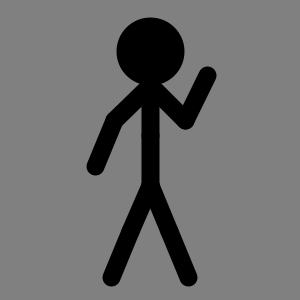
Frame 1 (no input)
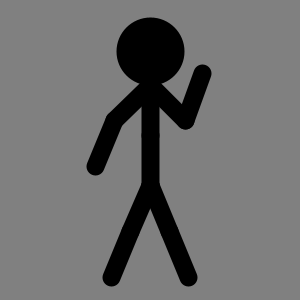
Frame 60 (the mouse pressed at the canvas centre just before this capture)
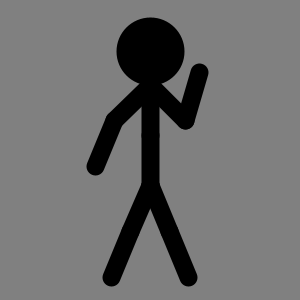
Frame 120 (the mouse held since frame 60 and released just before this capture)

The Processing sketch that drew these frames (run headless with seeded random() and noise(); from frame 60 on, the mouse is pressed at the canvas centre):

// Processing sketch: HelloWorld
// ── HelloWorld.pde

StickFigure stickFigure;

void setup() {
  size(300, 300);
  stickFigure = new StickFigure(50); // Create a size 50 stick figure
  strokeWeight(18);
  stroke(0);
  fill(0);

  stickFigure.pv.y = 185; // Place the stick figure so it's slightly more central
}

void draw() {
  background(128);
  stickFigure.rightHand().heading = (0.25 * sin(frameCount/10.0)) + 2; // Wave!
  stickFigure.draw();
}


/**
 * Each of a StickPuppet's joints is represented by a vertex in a tree.
 * The tree structure means that each vertex has a parent and children.
 * The parent will be null for the root vertex.
 * The children will be empty for a leaf vertex.
 */

class Vertex {

  /**
   * An integer which is unique to this vertex.
   * Typically an index in an ArrayList&gt;Vertex&lt;
   * @see StickPuppet#vertices
   */
  int index;

  /***
   * Our parent vertex.  The parent will be null if we are the root vertex.
   */
  Vertex parent;
  
  /***
   * Any child vertices.  Will be empty if we are a leaf vertex.
   */
  ArrayList<Vertex> children;

  /**
   * The distance from this vertex to our parent vertex.
   */
  float magnitude;

  /**
   * The direction of our parent vertex from this vertex.
   */
  float heading;

  /**
   * How big the points you drag around with your mouse to manipulate the StickPuppet are (sometimes called lugs, handles or pivots).
   */
  static final float pointSize = 10;

  /**
   * @param _index The unique index of the vertex we are creating.
   */
  Vertex(int _index) {
    index = _index;
    children = new ArrayList<Vertex>();
  }

  /**
   * Adds a child vertex to this vertex
   * @param child The child vertex we are adding
   */
  void addChild(Vertex child) {
    child.parent = this;
    children.add(child);
  }

  /**
   * Calculate's the position of this vertex from the position of its parent vertex.
   * @param pvParent PVector representing the position of our parent
   * @return         Our position
   */
  PVector getVector(PVector pvParent) {
    
    PVector pv = pvParent.get();
    
    if (parent != null) {
      PVector pvRelative = PVector.fromAngle(heading);
      pvRelative.mult(magnitude);
      pv.sub(pvRelative);
    }
    
    return pv;
  }

  /**
   * Draw a line to our parent vertex, then recursively call our children so that all lines between vertices are drawn.
   * @param pvParent PVector representing the position of our parent
   */
  void draw(PVector pvParent) {

    PVector pv = getVector(pvParent);
    line(pvParent.x, pvParent.y, pv.x, pv.y);
    
    for (int n = 0; n < children.size(); ++n) {

      Vertex child = children.get(n);
      child.draw(pv);
    }
  }

  /**
   * Draw a point at our present location (to show we can be dragged around with the mouse to manipulate the StickPuppet).
   * Then recursively calls our children so that all points are drawn.
   * @param pvParent PVector representing the position of our parent
   */
  void drawPoints(PVector pvParent) {

    PVector pv = getVector(pvParent);
    rect(pv.x, pv.y, pointSize, pointSize);

    for (int n = 0; n < children.size(); ++n) {

      Vertex child = children.get(n);
      child.drawPoints(pv);
    }
  }

  /**
   * Rotate this vertex around its parent.  Then call our children recursively so that they rotate with
   * us (thus staying in the same position with respect to us).
   * @param angle The amount to rotate by
   */
  void rotate(float angle) {

    // Update heading - to do this the angle needs to be expressed within the range -PI to PI
    angle = angle - TWO_PI * floor( angle / TWO_PI );      
    
    if (angle > PI)
      angle -= TWO_PI;
    
    heading += angle;
    
    // Done updating heading - now recurse to the children
    
    for (int n = 0; n < children.size(); ++n) {

      Vertex child = children.get(n);
      child.rotate(angle);
    }
  }

  /**
   * Calculate the direction of our parent vertex as somewhere in between the directions of the two given vertices.
   * Then call our children recursively so they get tweened too.
   * The parameters are based on Processing's <A href="https://processing.org/reference/map_.html" target="_top">map()</A>
   * function - in fact the only difference should be that we are not mapping to floats we are mapping to vertices.
   * @param value The incoming value to be converted
   * @param start The lower bound of the value's current range
   * @param stop The upper bound of the value's current range
   * @param parentA The desired vertex's lower bound
   * @param parentB The desired vertex's upper bound
   */
  void tween(float value, float start, float stop, Vertex parentA, Vertex parentB) {

    if (children.size() != parentA.children.size() || children.size() != parentB.children.size()) {
      println("Can't tween, trees differ");
      return;
    }

    for (int n = 0; n < children.size(); ++n) {
      Vertex a = parentA.children.get(n);
      Vertex b = parentB.children.get(n);
      Vertex c = children.get(n);
      
      float heading = map(value, start, stop, a.heading, b.heading);
      
      float angle = heading - c.heading;
    
      c.rotate(angle);
      c.tween(value, start, stop, a, b);
    }

  }

  /**
   * Called to determine which vertex, if any, the mouse is currently over.  If the mouse is not over this particular vertex, then our children are called recursively so they get hit tested too.
   * @param pvParent The position of our parent vertex
   * @return The index of the vertex the mouse is over, or -1 if the mouse is not currently over any vertex
   */
  int hitTest(PVector pvParent) {

    PVector pv = getVector(pvParent);

    if ( (abs(pv.x - mouseX) <= pointSize) && abs(pv.y - mouseY) <= pointSize) {
      return index;
    }
    
    for (int n = 0; n < children.size(); ++n) {

      Vertex child = children.get(n);
      int nHit = child.hitTest(pv);

      if (nHit != -1) {
        return nHit;
      }
    }
 
    return -1;
  }

  /**
   * If this vertex is being dragged by the mouse then rotate appropriately in order to follow the mouse,
   * otherwise call our children recursively in case one of them is being dragged.
   * @param currentDrag The index of the vertex which is currently being dragged
   * @param pvParent The position of our parent vertex
   */
  void mouseDragged(int currentDrag, PVector pvParent) {
    
    PVector pv = getVector(pvParent);

    if (index == currentDrag) {
      
      float newHeading = PVector.sub(new PVector(mouseX, mouseY), pvParent).heading();

      rotate(newHeading - heading + PI);
      
    } else {

      for (int n = 0; n < children.size(); ++n) {
  
        Vertex child = children.get(n);
        child.mouseDragged(currentDrag, pv);
      }
    }

  }

  /**
   * Called to determine a particular vertex's x-y location.  If this isn't the desired vertex then our children are called recursively so it can be located.
   * @param desiredIndex The index of the vertex who's location we wish to determine
   * @param pvParent The position of our parent vertex
   * @return The x-y location of the desired vertex, or null if that vertex cannot be located on this branch of the tree.
   */
  PVector getChildVector(int desiredIndex, PVector pvParent) {
    PVector pv = getVector(pvParent);
    
    if (index == desiredIndex) {
      return pv;
    } else {
      for (int n = 0; n < children.size(); ++n) {
  
        Vertex child = children.get(n);
        PVector pvChild = child.getChildVector(desiredIndex, pv);
        
        if (pvChild != null) {
          return pvChild;
        }
      }
      
      return null;
    }
    
  }
};

/**
 * StickPuppet is the base-class for StickFigure, and could also be the base-class for anything non-humanoid you wanted to model
 * in the same way (e.g. a dog, an octopus, a dragon...)
 */
class StickPuppet {

  /**
   * The unique index of the vertex currently being mouse-dragged, or -1 if
   * none of the vertices in this StickPuppet are currently being dragged.
   */
  int currentDrag = -1;

  /**
   * Contains the x-y location within the sketch of where the StickPuppet's root vertex
   * is (the StickFigure's root vertex is its PELVIS). 
   */
  PVector pv;

  /**
   * Contains all the StickPuppet's vertices.  Note that the root vertex should be item zero in the ArrayList.
   */
  ArrayList<Vertex> vertices;

  /**
   * Draws a point at each vertex so you can see what can be manipulated with the mouse
   * (such "points" are also sometimes called lugs, handles or pivots).
   */
  void drawPoints() {
    
    pushStyle();
    rectMode(RADIUS);
    noStroke();
    fill(255,0,0,128);

    vertices.get(0).drawPoints(pv);
    
    popStyle();
  }

  /**
   * To make a StickPuppet mouse controlled, call its mousePressed, mouseReleased and mouseDragged
   * functions from the Processing functions with the same name.
   * @return true if the mousePressed event is relevant to the StickPuppet.  Otherwise false, and you can offer the event to some other object. 
   */
  boolean mousePressed() {

    currentDrag = vertices.get(0).hitTest(pv);

    return (currentDrag != -1);
  }

  /**
   * To make a StickPuppet mouse controlled, call its mousePressed, mouseReleased and mouseDragged
   * functions from the Processing functions with the same name.
   * @return true if the mouseReleased event is relevant to the StickPuppet.  Otherwise false, and you can offer the event to some other object. 
   */
  boolean mouseReleased() {
    if (currentDrag == -1) {
      return false;
    } else {
      currentDrag = -1;
      return true;
    }
  }

  /**
   * To make a StickPuppet mouse controlled, call its mousePressed, mouseReleased and mouseDragged
   * functions from the Processing functions with the same name.
   * @return true if the mouseDragged event is relevant to the StickPuppet.  Otherwise false, and you can offer the event to some other object. 
   */
  boolean mouseDragged() {

    if (currentDrag >= 0) {

      if (currentDrag == 0) {
        
        pv.set(mouseX, mouseY);

      } else {

        vertices.get(0).mouseDragged(currentDrag, pv);
      }
      
      return true;
    } else {
      return false;
    }
  }

  /**
   * Creates a parent-child relationship between two vertices, specified by array index.
   * @param nChild  The array index of the child vertex in this new relationship
   * @param nParent The array index of the parent vertex in this new relationship
   */
  void addChild(int nChild, int nParent) {
    vertices.get(nParent).addChild(vertices.get(nChild));
  }

  /**
   * Sets this StickPuppet to a pose somewhere in between the two poses given.
   * The parameters are based on Processing's <A href="https://processing.org/reference/map_.html" target="_top">map()</A>
   * function - in fact the only difference should be that we are not mapping to floats we are mapping to StickPuppets.
   * @param value The incoming value to be converted
   * @param start The lower bound of the value's current range
   * @param stop The upper bound of the value's current range
   * @param a The start pose
   * @param b The end pose
   */
  void tween(float value, float start, float stop, StickPuppet a, StickPuppet b) {

    float x = map(value, start, stop, a.pv.x, b.pv.x);
    float y = map(value, start, stop, a.pv.y, b.pv.y);
    pv.set(x, y);

    vertices.get(0).tween(value, start, stop, a.vertices.get(0), b.vertices.get(0));

  }

};

/**
 * Stick figure animation for the Processing programming language!
 */
class StickFigure extends StickPuppet {

  /**
   * This is the length of each of the StickFigure's segments (they're all the same).
   * In this way, the size variable also represents this overall size of this stick figure.
   * Call setSize() to change it.
   * @see StickFigure#setSize
   */
  float size;

  /** Array index of the pelvis vertex */
  static final int PELVIS = 0;

  /** Array index of the left knee vertex */
  static final int LEFT_KNEE = 1;

  /** Array index of the right knee vertex */
  static final int RIGHT_KNEE = 2;

  /** Array index of the left foot vertex */
  static final int LEFT_FOOT = 3;

  /** Array index of the right foot vertex */
  static final int RIGHT_FOOT = 4;

  /** Array index of the chest vertex */
  static final int CHEST = 5;

  /** Array index of the neck vertex */
  static final int NECK = 6;

  /** Array index of the head vertex */
  static final int HEAD = 7;

  /** Array index of the left elbow vertex */
  static final int LEFT_ELBOW = 8;

  /** Array index of the right elbow vertex */
  static final int RIGHT_ELBOW = 9;

  /** Array index of the left hand vertex */
  static final int LEFT_HAND = 10;

  /** Array index of the right hand vertex */
  static final int RIGHT_HAND = 11;

  /** Size of ArrayList */
  static final int VERTEX_COUNT = 12;

  /** Convenience method.
   *  @return pelvis vertex
   */
  Vertex pelvis()     { return vertices.get(PELVIS);      }

  /** Convenience method.
   *  @return left knee vertex
   */
  Vertex leftKnee()   { return vertices.get(LEFT_KNEE);   }

  /** Convenience method.
   *  @return right knee vertex
   */
  Vertex rightKnee()  { return vertices.get(RIGHT_KNEE);  }

  /** Convenience method.
   *  @return left foot vertex
   */
  Vertex leftFoot()   { return vertices.get(LEFT_FOOT);   }

  /** Convenience method.
   *  @return right foot vertex
   */
  Vertex rightFoot()  { return vertices.get(RIGHT_FOOT);  }

  /** Convenience method.
   *  @return chest vertex
   */
  Vertex chest()      { return vertices.get(CHEST);       }

  /** Convenience method.
   *  @return neck vertex
   */
  Vertex neck()       { return vertices.get(NECK);        }

  /** Convenience method.
   *  @return head vertex
   */
  Vertex head()       { return vertices.get(HEAD);        }

  /** Convenience method.
   *  @return left elbow vertex
   */
  Vertex leftElbow()  { return vertices.get(LEFT_ELBOW);  }

  /** Convenience method.
   *  @return right elbow vertex
   */
  Vertex rightElbow() { return vertices.get(RIGHT_ELBOW); }

  /** Convenience method.
   *  @return left hand vertex
   */
  Vertex leftHand()   { return vertices.get(LEFT_HAND);   }

  /** Convenience method.
   *  @return right hand vertex
   */
  Vertex rightHand()  { return vertices.get(RIGHT_HAND);  }

  /**
   * Constructs a new stick figure of the specified size
   * @param _size Size of the stick figure
   * @see StickFigure#size
   */
  StickFigure(float _size) {
    size = _size;
    reset();
}
  
  /**
   * Constructs a new stick figure in the pose specified by the parameters.
   * It is needlessly fiddly to write your own call to this constructor.
   * Instead pose the stick figure exactly where you want it, then a call
   * to print() will generate code for you which uses this constructor.
   * @param _size Size of the stick figure
   * @param _pv Position of the stick figure's pelvis (all other vertices are positioned relative to this vector)
   * @param leftKneeHeading   The direction from the left knee to the pelvis
   * @param rightKneeHeading  The direction from the right knee to the pelvis
   * @param leftFootHeading   The direction from the left foot to the left knee
   * @param rightFootHeading  The direction from the right foot to the right knee
   * @param chestHeading      The direction from the chest to the pelvis
   * @param neckHeading       The direction from the neck to the chest
   * @param headHeading       The direction from the head to the neck
   * @param leftElbowHeading  The direction from the left elbow to the neck
   * @param rightElbowHeading The direction from the right elbow to the neck
   * @param leftHandHeading   The direction from the left hand to the left elbow
   * @param rightHandHeading  The direction from the right hand to the right elbow
   * @see StickFigure#print
   */
  StickFigure(
          float _size,
          PVector _pv,
          float leftKneeHeading,
          float rightKneeHeading,
          float leftFootHeading,
          float rightFootHeading,
          float chestHeading,
          float neckHeading,
          float headHeading,
          float leftElbowHeading,
          float rightElbowHeading,
          float leftHandHeading,
          float rightHandHeading) {

    size = _size;

    reset();
    
    pv = _pv.get();
    
    leftKnee().heading   = leftKneeHeading;
    rightKnee().heading  = rightKneeHeading;
    leftFoot().heading   = leftFootHeading;
    rightFoot().heading  = rightFootHeading;
    chest().heading      = chestHeading;
    neck().heading       = neckHeading;
    head().heading       = headHeading;
    leftElbow().heading  = leftElbowHeading;
    rightElbow().heading = rightElbowHeading;
    leftHand().heading   = leftHandHeading;
    rightHand().heading  = rightHandHeading;
  }

  /**
   * Creates the stick figure's vertex tree, connecting up all the joints.
   * Places it in a neutral pose in the middle of the sketch.
   */
  void reset() {

    vertices = new ArrayList<Vertex>();
    
    for (int n = 0; n < VERTEX_COUNT; ++n) {
      vertices.add(new Vertex(n));
    }

    addChild(LEFT_KNEE, PELVIS);
    addChild(RIGHT_KNEE, PELVIS);
    addChild(LEFT_FOOT, LEFT_KNEE);
    addChild(RIGHT_FOOT, RIGHT_KNEE);
    addChild(CHEST, PELVIS);
    addChild(NECK, CHEST);
    addChild(HEAD, NECK);
    addChild(LEFT_ELBOW, NECK);
    addChild(RIGHT_ELBOW, NECK);
    addChild(LEFT_HAND, LEFT_ELBOW);
    addChild(RIGHT_HAND, RIGHT_ELBOW);
    
    float EIGHTH_PI = PI/8;

    pv = new PVector(width/2, height/2);
    leftKnee().heading = EIGHTH_PI;
    rightKnee().heading = -EIGHTH_PI;
    leftFoot().heading = EIGHTH_PI;
    rightFoot().heading = -EIGHTH_PI;
    chest().heading = -PI;
    neck().heading = -PI;
    head().heading = -PI;
    leftElbow().heading = QUARTER_PI;
    rightElbow().heading = -QUARTER_PI;
    leftHand().heading = EIGHTH_PI;
    rightHand().heading = -EIGHTH_PI;
    
    for (int n = 0; n < vertices.size(); ++n) {
      Vertex v = vertices.get(n);
      v.magnitude = size;
    }

    pelvis().rotate(-HALF_PI);
  }

  /**
   * Draw the stick figure.  This is what to override or hack if you want to give it a makeover or a new wardrobe.
   */
  void draw() {

    pelvis().draw(pv);

    PVector pvHead = pelvis().getChildVector(HEAD, pv);
    PVector pvNeck = pelvis().getChildVector(NECK, pv);

    PVector center = PVector.div( PVector.add( PVector.mult(pvNeck, 1), PVector.mult(pvHead, 2) ), 3);
    float radius = dist(pvHead.x, pvHead.y, pvNeck.x, pvNeck.y) * 0.5;

    pushStyle();
    ellipseMode(RADIUS);
    ellipse(center.x, center.y, radius, radius);
    popStyle();

    // Use this kind of trick if you need to be able to tell one limb from the other
/*
    if (alpha(g.strokeColor) == 255) {
      pushStyle();
      stroke(0, 255, 255);
      vertices.get(LEFT_KNEE).draw(pv);
      popStyle();
    }
*/
  }

  /**
   * Set the length of each of the StickFigure's segments to the same value.
   * Thus setting the overall size of this stick figure.
   * @param _size The new size of each stick figure segment
   */
  void setSize(float _size) {
    size = _size;

    for (int n = 0; n < vertices.size(); ++n) {
      vertices.get(n).magnitude = size;
    }
}

  /**
   * Create a copy of the stick figure.
   * @return The copy
   */
  StickFigure copy() {
    
    return new StickFigure(
                  size,
                  pv,
                  vertices.get(LEFT_KNEE).heading,
                  vertices.get(RIGHT_KNEE).heading,
                  vertices.get(LEFT_FOOT).heading,
                  vertices.get(RIGHT_FOOT).heading,
                  vertices.get(CHEST).heading,
                  vertices.get(NECK).heading,
                  vertices.get(HEAD).heading,
                  vertices.get(LEFT_ELBOW).heading,
                  vertices.get(RIGHT_ELBOW).heading,
                  vertices.get(LEFT_HAND).heading,
                  vertices.get(RIGHT_HAND).heading); 
  }

  /**
   * Utility method for code generation.  Pad and print a line of code followed by a comment.
   * @param line    The line of code
   * @param comment The comment
   */
  void printlnWithComment(String line, String comment) {

    while (line.length() < 41) {
      line = line + " ";
    }
    
    println(line + "// " + comment);
  }
  
  /**
   * Utility method for code generation.  Generate a line of code which creates a new PVector.
   * @param pv         The PVector
   * @param lineEnding Comma if there are more parameters to come, close bracket semi-colon if this is the last parameter
   * @param comment    The comment
   */
  void printVector(PVector pv, String lineEnding, String comment) {
    String line = "    new PVector(" + pv.x + ", " + pv.y + ")" + lineEnding;
    printlnWithComment(line, comment);
  }
  
  /**
   * Utility method for code generation.  Generate an angle parameter.
   * @param angle      The angle
   * @param lineEnding Comma if there are more parameters to come, close bracket semi-colon if this is the last parameter
   * @param comment    The comment
   */
  void printAngle(float angle, String lineEnding, String comment) {
    String line = "    " + angle + lineEnding;
    printlnWithComment(line, comment);
  }

  /**
   * "Save" the stick figure's current pose by generating code for it, which can then be pasted into your sketch.
   */
  void print() {
    println("sequence.add(new StickFigure(");
    printlnWithComment("    " + size + ",", "Size");
    printVector(pv,                  ",",   "Pelvis position");
    printAngle(leftKnee().heading,   ",",   "Left knee (direction of pelvis)");
    printAngle(rightKnee().heading,  ",",   "Right knee (direction of pelvis)");
    printAngle(leftFoot().heading,   ",",   "Left foot (direction of left knee)");
    printAngle(rightFoot().heading,  ",",   "Right foot (direction of right knee)");
    printAngle(chest().heading,      ",",   "Chest (direction of pelvis)");
    printAngle(neck().heading,       ",",   "Neck (direction of chest)");
    printAngle(head().heading,       ",",   "Head (direction of neck");
    printAngle(leftElbow().heading,  ",",   "Left elbow (direction of neck)");
    printAngle(rightElbow().heading, ",",   "Right elbow (direction of neck)");
    printAngle(leftHand().heading,   ",",   "Left hand (direction of left elbow)");
    printAngle(rightHand().heading,  "));", "Right hand (direction of right elbow)");

    println("");
  }

};
